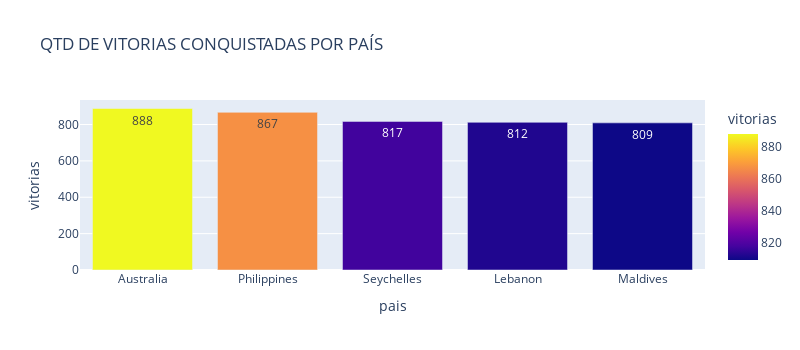
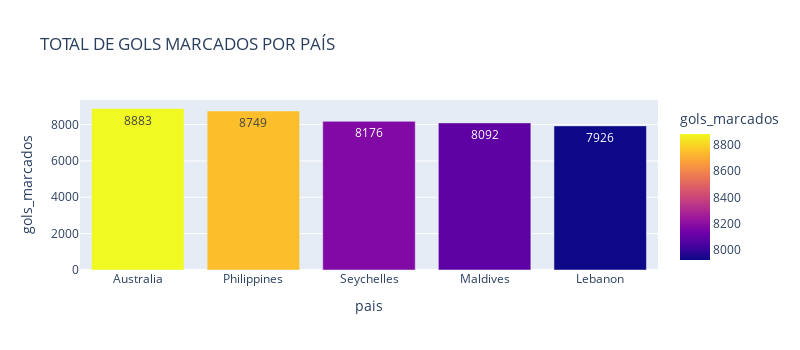
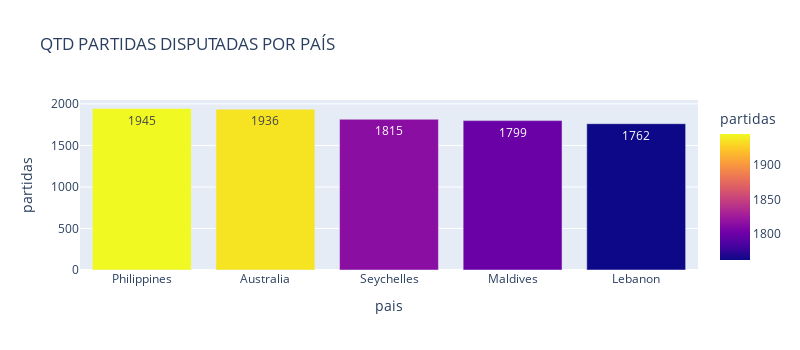
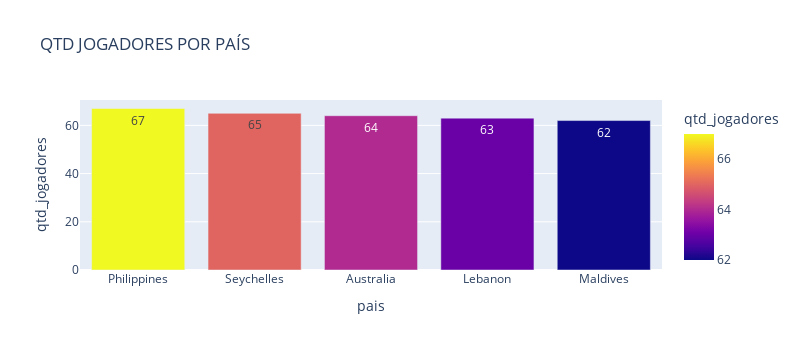

Notebook source saved alongside these figures, in order:
### Code cell
# FUNÇÃO PARA PLOTAR GRAFICOS
def plot_grafico(base, x, y, cor, texto, titulo):
    base = base.sort_values(by=y, ascending=False)
    fig = px.bar(base, x=x, y=y, color=cor, text_auto=True, title=titulo, height=350, width=800)

    return fig

#CRIAÇÃO DOS GRAFICOS POR VARIAVEL ANALISADA
fig1 = plot_grafico(Base_final, 'pais', 'vitorias', 'vitorias', 'vitorias', 'QTD DE VITORIAS CONQUISTADAS POR PAÍS')
fig2 = plot_grafico(Base_final, 'pais', 'gols_marcados', 'gols_marcados', 'gols_marcados', 'TOTAL DE GOLS MARCADOS POR PAÍS')
fig3 = plot_grafico(Base_final, 'pais', 'partidas', 'partidas', 'partidas', 'QTD PARTIDAS DISPUTADAS POR PAÍS')
fig4 = plot_grafico(Base_final, 'pais', 'qtd_jogadores', 'qtd_jogadores', 'qtd_jogadores', 'QTD JOGADORES POR PAÍS')
fig5 = plot_grafico(Base_final, 'pais', 'tempo_total', 'tempo_total', 'tempo_total', 'TEMPO TOTAL JOGADO POR PAÍS (em minutos)')

fig1.show()
fig2.show()
fig3.show()
fig4.show()
fig5.show()

### Figure 1 — Plotly figure (JSON) as saved in the notebook; plotly's stock layout.template omitted (floating-point values rounded to 4 significant figures)
{"data": [{"alignmentgroup": "True", "hovertemplate": "pais=%{x}<br>vitorias=%{marker.color}<extra></extra>", "legendgroup": "", "marker": {"color": [888, 867, 817, 812, 809], "coloraxis": "coloraxis", "pattern": {"shape": ""}}, "name": "", "offsetgroup": "", "orientation": "v", "showlegend": false, "textposition": "auto", "texttemplate": "%{y}", "type": "bar", "x": ["Australia", "Philippines", "Seychelles", "Lebanon", "Maldives"], "xaxis": "x", "y": [888, 867, 817, 812, 809], "yaxis": "y"}], "layout": {"barmode": "relative", "coloraxis": {"colorbar": {"title": {"text": "vitorias"}}, "colorscale": [[0, "#0d0887"], [0.1111, "#46039f"], [0.2222, "#7201a8"], [0.3333, "#9c179e"], [0.4444, "#bd3786"], [0.5556, "#d8576b"], [0.6667, "#ed7953"], [0.7778, "#fb9f3a"], [0.8889, "#fdca26"], [1, "#f0f921"]]}, "height": 350, "legend": {"tracegroupgap": 0}, "title": {"text": "QTD DE VITORIAS CONQUISTADAS POR PAÍS"}, "width": 800, "xaxis": {"anchor": "y", "domain": [0, 1], "title": {"text": "pais"}}, "yaxis": {"anchor": "x", "domain": [0, 1], "title": {"text": "vitorias"}}}}

### Figure 2 — Plotly figure (JSON) as saved in the notebook; plotly's stock layout.template omitted (floating-point values rounded to 4 significant figures)
{"data": [{"alignmentgroup": "True", "hovertemplate": "pais=%{x}<br>gols_marcados=%{marker.color}<extra></extra>", "legendgroup": "", "marker": {"color": [8883, 8749, 8176, 8092, 7926], "coloraxis": "coloraxis", "pattern": {"shape": ""}}, "name": "", "offsetgroup": "", "orientation": "v", "showlegend": false, "textposition": "auto", "texttemplate": "%{y}", "type": "bar", "x": ["Australia", "Philippines", "Seychelles", "Maldives", "Lebanon"], "xaxis": "x", "y": [8883, 8749, 8176, 8092, 7926], "yaxis": "y"}], "layout": {"barmode": "relative", "coloraxis": {"colorbar": {"title": {"text": "gols_marcados"}}, "colorscale": [[0, "#0d0887"], [0.1111, "#46039f"], [0.2222, "#7201a8"], [0.3333, "#9c179e"], [0.4444, "#bd3786"], [0.5556, "#d8576b"], [0.6667, "#ed7953"], [0.7778, "#fb9f3a"], [0.8889, "#fdca26"], [1, "#f0f921"]]}, "height": 350, "legend": {"tracegroupgap": 0}, "title": {"text": "TOTAL DE GOLS MARCADOS POR PAÍS"}, "width": 800, "xaxis": {"anchor": "y", "domain": [0, 1], "title": {"text": "pais"}}, "yaxis": {"anchor": "x", "domain": [0, 1], "title": {"text": "gols_marcados"}}}}

### Figure 3 — Plotly figure (JSON) as saved in the notebook; plotly's stock layout.template omitted (floating-point values rounded to 4 significant figures)
{"data": [{"alignmentgroup": "True", "hovertemplate": "pais=%{x}<br>partidas=%{marker.color}<extra></extra>", "legendgroup": "", "marker": {"color": [1945, 1936, 1815, 1799, 1762], "coloraxis": "coloraxis", "pattern": {"shape": ""}}, "name": "", "offsetgroup": "", "orientation": "v", "showlegend": false, "textposition": "auto", "texttemplate": "%{y}", "type": "bar", "x": ["Philippines", "Australia", "Seychelles", "Maldives", "Lebanon"], "xaxis": "x", "y": [1945, 1936, 1815, 1799, 1762], "yaxis": "y"}], "layout": {"barmode": "relative", "coloraxis": {"colorbar": {"title": {"text": "partidas"}}, "colorscale": [[0, "#0d0887"], [0.1111, "#46039f"], [0.2222, "#7201a8"], [0.3333, "#9c179e"], [0.4444, "#bd3786"], [0.5556, "#d8576b"], [0.6667, "#ed7953"], [0.7778, "#fb9f3a"], [0.8889, "#fdca26"], [1, "#f0f921"]]}, "height": 350, "legend": {"tracegroupgap": 0}, "title": {"text": "QTD PARTIDAS DISPUTADAS POR PAÍS"}, "width": 800, "xaxis": {"anchor": "y", "domain": [0, 1], "title": {"text": "pais"}}, "yaxis": {"anchor": "x", "domain": [0, 1], "title": {"text": "partidas"}}}}

### Figure 4 — Plotly figure (JSON) as saved in the notebook; plotly's stock layout.template omitted (floating-point values rounded to 4 significant figures)
{"data": [{"alignmentgroup": "True", "hovertemplate": "pais=%{x}<br>qtd_jogadores=%{marker.color}<extra></extra>", "legendgroup": "", "marker": {"color": [67, 65, 64, 63, 62], "coloraxis": "coloraxis", "pattern": {"shape": ""}}, "name": "", "offsetgroup": "", "orientation": "v", "showlegend": false, "textposition": "auto", "texttemplate": "%{y}", "type": "bar", "x": ["Philippines", "Seychelles", "Australia", "Lebanon", "Maldives"], "xaxis": "x", "y": [67, 65, 64, 63, 62], "yaxis": "y"}], "layout": {"barmode": "relative", "coloraxis": {"colorbar": {"title": {"text": "qtd_jogadores"}}, "colorscale": [[0, "#0d0887"], [0.1111, "#46039f"], [0.2222, "#7201a8"], [0.3333, "#9c179e"], [0.4444, "#bd3786"], [0.5556, "#d8576b"], [0.6667, "#ed7953"], [0.7778, "#fb9f3a"], [0.8889, "#fdca26"], [1, "#f0f921"]]}, "height": 350, "legend": {"tracegroupgap": 0}, "title": {"text": "QTD JOGADORES POR PAÍS"}, "width": 800, "xaxis": {"anchor": "y", "domain": [0, 1], "title": {"text": "pais"}}, "yaxis": {"anchor": "x", "domain": [0, 1], "title": {"text": "qtd_jogadores"}}}}
